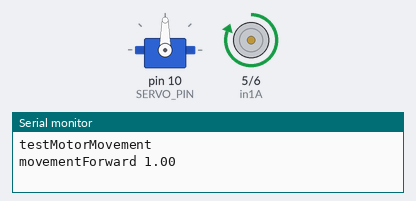
Bench run of a sketch on a simulated Arduino Uno, built with avr-gcc and run on an emulated ATmega328P. Shown: servo, motor-driver pin pairs drawn as motors (green arrow = first pin HIGH = forward, orange = second pin HIGH = backward, longer = more drive, scaled by the enable pin), the last lines printed to the serial monitor.

Above: at 1.0 s.
At 3.0 s:
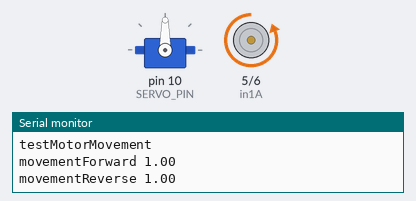
Timing chart, 0 to 5.2 s (numbered marks = the images above):
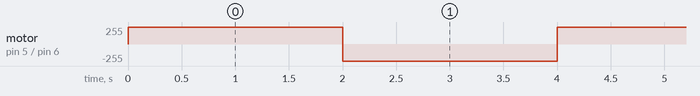

The sketch:

ENGG1100TWBC_code.ino
```cpp
#include <Servo.h>

// enA, in1A, in2A are for motor movement
#define enA 9
#define in1A 5
#define in2A 6
// ECHO is for ultrasonic sensor (not yet implementd, will be on final design)
#define ECHO_PIN 8
#define SOUND_PIN 7
// Servo control
#define SERVO_PIN 10
// LED's
#define LED2_PIN 12
#define LED1_PIN 13
// Implroves redability of delay(); (see uses)
#define SECONDS 1000

const int middleOfBlinkTime = 75;
const int waitingTimeMS = 750;

Servo dumpingServo; // the servo motor object

void setup() {
    Serial.begin(9600);
    // pinMode(LED1_PIN, OUTPUT);
    // pinMode(LED2_PIN, OUTPUT);
    dumpingServo.attach(SERVO_PIN);
    // pinMode(SOUND_PIN, OUTPUT);
    // pinMode(ECHO_PIN, INPUT);
    pinMode(enA, OUTPUT);
    pinMode(in1A, OUTPUT);
    pinMode(in2A, OUTPUT);

    digitalWrite(enA, HIGH);
}

// Starts moving the motor forward at given speed (must be positive value)
void movementForward(float speed) {
    digitalWrite(in1A, HIGH);
    digitalWrite(in2A, LOW);
    Serial.print("movementForward ");
    Serial.print(speed);
    Serial.print("\n");
}

// Starts moving the motor reverse at given speed (must be positive value)
void movementReverse(float speed) {
    digitalWrite(in1A, LOW);
    digitalWrite(in2A, HIGH);
    Serial.print("movementReverse ");
    Serial.print(speed);
    Serial.print("\n");
}

// Stops powering the motors, alowing the wheelchair to roll to a stop
void movementCoast() {
    digitalWrite(in1A, LOW);
    digitalWrite(in2A, LOW);
    digitalWrite(enA, LOW);
    Serial.print("movemnetCoast\n");
}

// Starts braking the motor at given amount (must be positive value)
void movementBrake(int speed) {
    analogWrite(in1A, HIGH);
    analogWrite(in2A, HIGH);
    analogWrite(enA, speed);
    Serial.print("movementCoast\n");
}

void testMotorMovement() {
    Serial.print("testMotorMovement\n");
    movementForward(1);
    delay(2*SECONDS);
    movementReverse(1);
    delay(2*SECONDS);

}

void testSoundControl() {
    // the following section code is a copy-paste from 'Sensor & DC Motor Guide' section 3.1 sample ultrasonic sensor Arduino code with a few minor edits
    // Clears the SOUND_PIN condition as a precaution
    digitalWrite(SOUND_PIN, LOW);
    delayMicroseconds(2);
    // Sets the SOUND_PIN HIGH (ACTIVE) for 10 microseconds, then turn it off
    digitalWrite(SOUND_PIN, HIGH);
    delayMicroseconds(10);
    digitalWrite(SOUND_PIN, LOW);
    // Reads the ECHO_PIN, returns the sound wave travel time in microseconds into variable duration
    int duration = pulseIn(ECHO_PIN, HIGH);
    // Multiply distance by speed of sound (0.034) and divide by 2 (For pulse to go and come back)
    int distance = duration * 0.034 / 2;
    // Output the distance to the Serial Monitor
    Serial.print("Distance = ");
    Serial.print(distance);
    Serial.print("cm\n");
}

void testDumpingServo() {
    dumpingServo.write(45);
    delay(waitingTimeMS);
    dumpingServo.write(170);
    delay(waitingTimeMS);
}

void flash() {
    digitalWrite(LED1_PIN, HIGH);
    digitalWrite(LED2_PIN, HIGH);
    delay(middleOfBlinkTime);
    digitalWrite(LED1_PIN, LOW);
    digitalWrite(LED2_PIN, LOW);
}

void flashingBeacons() {
    delay(1*SECONDS);
    flash();
    delay(middleOfBlinkTime);
    flash();
}

void loop() {
    testMotorMovement();
    // testDumpingServo();

/*
  // spin the motor in one direction
  digitalWrite(in1A, HIGH);
  digitalWrite(in2A, LOW);
  Serial.println("Spinning one direction"); // print status message to serial monitor

  delay(1500); // run for 1500ms

  // stop the motor
//   digitalWrite(in1A, LOW);
//   digitalWrite(in2A, LOW);
//   Serial.println("Stopped"); // print status message to serial monitor

//   delay(1500); // wait for 1500ms

  // spin the motor in the other direction
  digitalWrite(in1A, LOW);
  digitalWrite(in2A, HIGH);
  Serial.println("Spinning the other direction"); // print status message to serial monitor

  delay(1500); // run for 1500ms

  // stop the motor
  digitalWrite(in1A, LOW);
  digitalWrite(in2A, LOW);
  Serial.println("Stopped"); // print status message to serial monitor

  delay(1500); // wait for 1500ms
    //*/

}
```

Measured:
- by itself, motor on pin 5 (in1A) / pin 6 (in2A): alternates forward 255/255 for 2.0 s and backward 255/255 for 2.0 s
